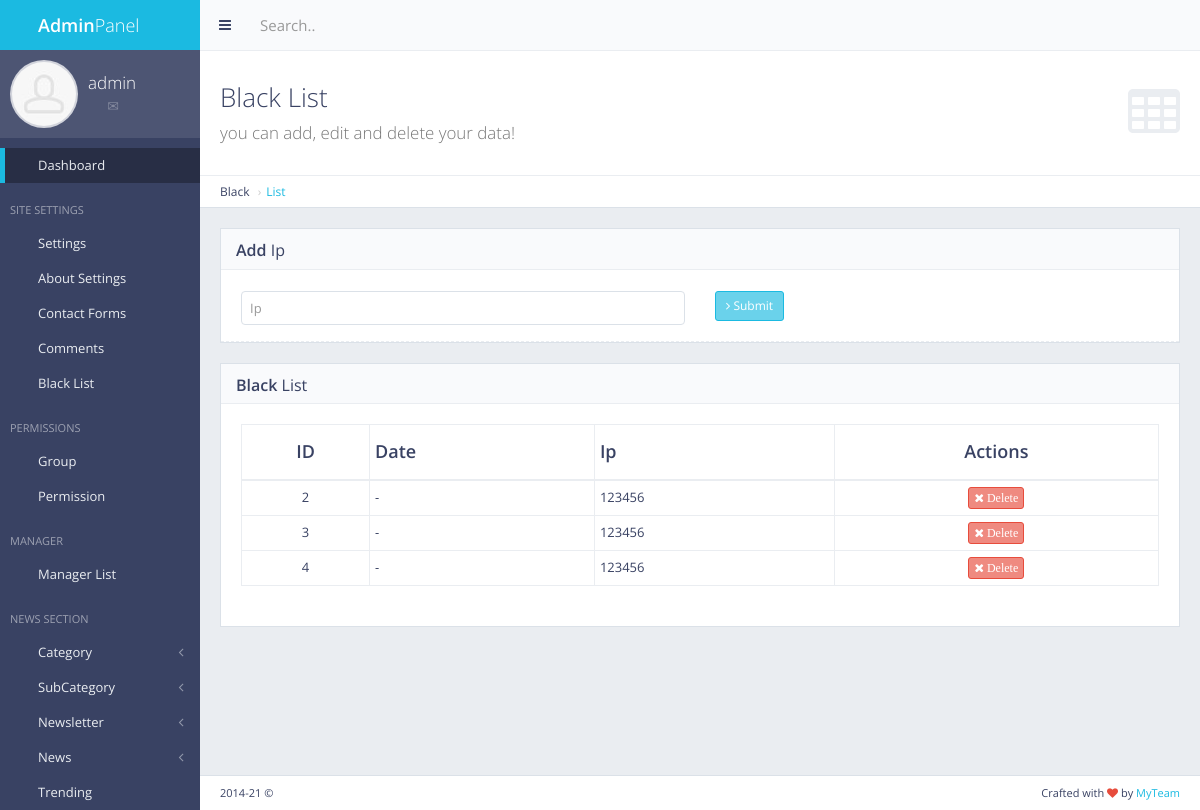
/blacklist/ (signed in), run on the app's committed database.
### blacklist/models.py (models this page shows, shortened)
class BlackList(models.Model):
    ip = models.CharField(max_length=10)
    date = models.CharField(max_length=12,default="-")

### blacklist/views.py (the view)
# urls.py: url(r'^blacklist/$', views.black_list, name='black_list'),
def black_list(request):
    ip = BlackList.objects.all()
    return render(request, 'back/blacklist.html', {'ip':ip})

### main/templatetags/extera_auth.py (called while the page is built)
@register.filter(name='has_group')
def has_group(user, group_name):
    return user.groups.filter(name=group_name).exists()

### main/templates/back/blacklist.html (shortened to what this page needs)
{% extends 'back/master.html' %}
{% load staticfiles %}
{% block mainblock %}
   <div class="content-header">
    <div class="header-section">
        <h1>
            <i class="fa fa-table"></i>Black List<br><small>you can add, edit and delete your data!</small>
        </h1>
    </div>
</div>
<ul class="breadcrumb breadcrumb-top">
    <li>Black</li>
    <li><a href="/blacklist/">List</a></li>
</ul>
<div class="row">
        <div class="col-md-12">
            <div class="block">
                <div class="block-title">
                    <h2><strong>Add</strong> Ip</h2>
                </div>
                <form action="{%url 'ip_add' %}" method="post" enctype="multipart/form-data" class="form-horizontal form-bordered" >
                    <div class="form-group">
                            <div class="col-md-6">
                                <input type="text" id="ip" name="ip" class="form-control" placeholder="Ip" required>
                            </div>
                            <div class="col-md-6">
                                    <button type="submit" class="btn btn-sm btn-primary"><i class="fa fa-angle-right"></i> Submit</button>
                            </div>
                        </div>
                </form>
            </div>
        </div>
    </div>
  <div class="block full">
    <div class="block-title">
        <h2><strong>Black</strong> List</h2>
    </div>
    <div class="table-responsive">
        <table id="example-datatable" class="table table-vcenter table-condensed table-bordered">
            <thead>
                <tr>
                    <th class="text-center">ID</th>
                    <th>Date</th>
                    <th>Ip</th>
                    <th class="text-center">Actions</th>
                </tr>
            </thead>
            <tbody>
                {% for cc in ip %}
                <tr>
                    <td class="text-center">{{cc.pk}}</td>
                    <td>{{cc.date}}</td>
                    <td>{{cc.ip}}</td>
                    <td class="text-center">
                        <div class="btn-group">
                            <a href="{%url 'ip_del' pk=cc.pk %}" data-toggle="tooltip" title="Delete" class="btn btn-xs btn-danger"><i class="fa fa-times"> Delete</i></a>
                        </div>
                    </td>
                </tr>
               {% endfor %}
            </tbody>
        </table>
    </div>
</div>
{% endblock %}

### main/templates/back/master.html (shortened to what this page needs)
{% load staticfiles %}
{% load extera_auth %}
{% if user.is_authenticated %}
<!DOCTYPE html>
 <html class="no-js" lang="en">
    <head>
        <link rel="stylesheet" href="{%static 'back/css/bootstrap.min.css' %}">
        <link rel="stylesheet" href="{%static 'back/css/plugins.css' %}">
        <link rel="stylesheet" href="{%static 'back/css/main.css' %}">
        <link rel="stylesheet" href="{%static 'back/css/themes.css' %}">
    </head>
    <body>
        <div id="page-wrapper">
            <div id="page-container" class="sidebar-partial sidebar-visible-lg sidebar-no-animations">
                <div id="sidebar">
                    <div id="sidebar-scroll">
                        <div class="sidebar-content">
                            <a href="/panel" class="sidebar-brand">
                                <i class="gi gi-flash"></i><span class="sidebar-nav-mini-hide"><strong>Admin</strong>Panel</span>
                            </a>
                            <div class="sidebar-section sidebar-user clearfix sidebar-nav-mini-hide">
                                <div class="sidebar-user-avatar">
                                    <a href="page_ready_user_profile.html">
                                        <img src="{%static 'back/img/placeholders/avatars/avatar2.jpg' %}" alt="avatar">
                                    </a>
                                </div>
                                <div class="sidebar-user-name">{{request.user}}</div>
                                <div class="sidebar-user-links">
                                    <a href="page_ready_user_profile.html" data-toggle="tooltip" data-placement="bottom" title="Profile"><i class="gi gi-user"></i></a>
                                    <a href="page_ready_inbox.html" data-toggle="tooltip" data-placement="bottom" title="Messages"><i class="gi gi-envelope"></i></a>
                                    <a href="/panel/change/pass/" class="enable-tooltip" data-placement="bottom" title="Settings" ><i class="gi gi-cogwheel"></i></a>
                                    <a href="/logout" data-toggle="tooltip" data-placement="bottom" title="Logout"><i class="gi gi-exit"></i></a>
                                </div>
                            </div>
                            <ul class="sidebar-nav">
                                {% if perms.main.master_user %}
                                <li>
                                    <a href="/panel" class=" active"><i class="gi gi-stopwatch sidebar-nav-icon"></i><span class="sidebar-nav-mini-hide">Dashboard</span></a>
                                </li>
                                {% endif %}
                                {% if request.user|has_group:"masteruser" %}
                                <li class="sidebar-header">
                                    <span class="sidebar-header-options clearfix"><a href="javascript:void(0)" data-toggle="tooltip" title="Quick Settings"><i class="gi gi-settings"></i></a></span>
                                    <span class="sidebar-header-title">Site Settings</span>
                                </li>
                                <li>
                                    <a href="/panel/setting/" class=""><i class="gi gi-show_big_thumbnails sidebar-nav-icon"></i><span class="sidebar-nav-mini-hide">Settings</span></a>
                                </li>
                                <li>
                                        <a href="/panel/about/setting/" class=""><i class="gi gi-show_big_thumbnails sidebar-nav-icon"></i><span class="sidebar-nav-mini-hide">About Settings</span></a>
                                    </li>
                                    <li>
                                        <a href="/panel/contactform/" class=""><i class="gi gi-show_big_thumbnails sidebar-nav-icon"></i><span class="sidebar-nav-mini-hide">Contact Forms</span></a>
                                    </li>
                                    <li>
                                            <a href="/comments/list/" class=""><i class="gi gi-show_big_thumbnails sidebar-nav-icon"></i><span class="sidebar-nav-mini-hide">Comments</span></a>
                                        </li>
                                        <li>
                                                <a href="/blacklist/" class=""><i class="gi gi-show_big_thumbnails sidebar-nav-icon"></i><span class="sidebar-nav-mini-hide">Black List</span></a>
                                            </li>
                                    <li class="sidebar-header">
                                        <span class="sidebar-header-options clearfix"><a href="javascript:void(0)" data-toggle="tooltip" title="Quick Settings"><i class="gi gi-settings"></i></a></span>
                                        <span class="sidebar-header-title">Permissions</span>
                                    </li>
                                    <li>
                                        <a href="/panel/manager/group/" class=""><i class="gi gi-show_big_thumbnails sidebar-nav-icon"></i><span class="sidebar-nav-mini-hide">Group</span></a>
                                    </li>
                                    <li>
                                            <a href="/panel/manager/perms/" class=""><i class="gi gi-show_big_thumbnails sidebar-nav-icon"></i><span class="sidebar-nav-mini-hide">Permission</span></a>
                                        </li>
                                    <li class="sidebar-header">
                                        <span class="sidebar-header-options clearfix"><a href="javascript:void(0)" data-toggle="tooltip" title="Quick Settings"><i class="gi gi-settings"></i></a></span>
                                        <span class="sidebar-header-title">Manager</span>
                                    </li>
                                    <li>
                                        <a href="/panel/manager/list/" class=""><i class="gi gi-show_big_thumbnails sidebar-nav-icon"></i><span class="sidebar-nav-mini-hide">Manager List</span></a>
                                    </li>
                                    {% endif %}
                                <li class="sidebar-header">
                                    <span class="sidebar-header-options clearfix"><a href="javascript:void(0)" data-toggle="tooltip" title="Quick Settings"><i class="gi gi-settings"></i></a></span>
                                    <span class="sidebar-header-title">News Section</span>
                                </li>
                                {% if request.user|has_group:"masteruser" %}
                                <li>
                                        <a href="#" class="sidebar-nav-menu"><i class="fa fa-angle-left sidebar-nav-indicator sidebar-nav-mini-hide"></i><i class="gi gi-show_big_thumbnails sidebar-nav-icon"></i><span class="sidebar-nav-mini-hide">Category</span></a>
                                    </li>
                                    <li>
                                        <a href="#" class="sidebar-nav-menu"><i class="fa fa-angle-left sidebar-nav-indicator sidebar-nav-mini-hide"></i><i class="gi gi-show_big_thumbnails sidebar-nav-icon"></i><span class="sidebar-nav-mini-hide">SubCategory</span></a>
                                    </li>
                                    <li>
                                            <a href="#" class="sidebar-nav-menu"><i class="fa fa-angle-left sidebar-nav-indicator sidebar-nav-mini-hide"></i><i class="gi gi-show_big_thumbnails sidebar-nav-icon"></i><span class="sidebar-nav-mini-hide">Newsletter</span></a>
                                        </li>
                                    {% endif %}
                                <li>
                                    <a href="#" class="sidebar-nav-menu"><i class="fa fa-angle-left sidebar-nav-indicator sidebar-nav-mini-hide"></i><i class="gi gi-show_big_thumbnails sidebar-nav-icon"></i><span class="sidebar-nav-mini-hide">News</span></a>
                                </li>
                                {% if request.user|has_group:"masteruser" %}
                                <li>
                                    <a href="/panel/trending/" class=""><i class="gi gi-show_big_thumbnails sidebar-nav-icon"></i><span class="sidebar-nav-mini-hide">Trending</span></a>
                                </li>
                                {% endif %}
                            </ul>
                        </div>
                    </div>
                </div>
                <div id="main-container">
                    <header class="navbar navbar-default">
                        <ul class="nav navbar-nav-custom">
                            <li>
                                <a href="javascript:void(0)" onclick="App.sidebar('toggle-sidebar');this.blur();">
                                    <i class="fa fa-bars fa-fw"></i>
                                </a>
                            </li>
                        </ul>
                        <form action="page_ready_search_results.html" method="post" class="navbar-form-custom">
                            <div class="form-group">
                                <input type="text" id="top-search" name="top-search" class="form-control" placeholder="Search..">
                            </div>
                        </form>
                    </header>
                    <div id="page-content">
                    {% block mainblock %}
                    {% endblock %}
                    </div>
                    <footer class="clearfix">
                        <div class="pull-right">
                            Crafted with <i class="fa fa-heart text-danger"></i> by <a href="#" target="_blank">MyTeam</a>
                        </div>
                        <div class="pull-left">
                            <span id="year-copy"></span> &copy;
                        </div>
                    </footer>
                </div>
            </div>
        </div>
    </body>
</html>
{% else %}
Please login
{% endif %}

### data on the page
BlackList: pk "2", date "-", ip "123456"
BlackList: pk "3", date "-", ip "123456"
BlackList: pk "4", date "-", ip "123456"

### other printed values
{{ request.user }} "admin"
